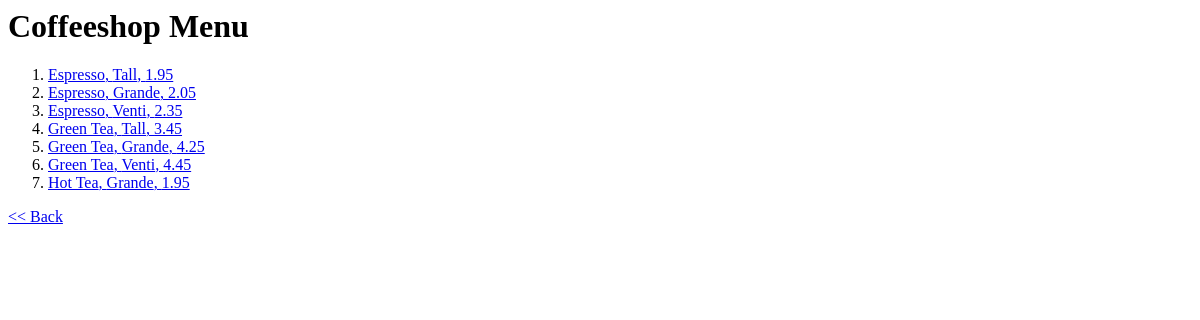
Page /coffeeshop/menu/ on the earlier database version.
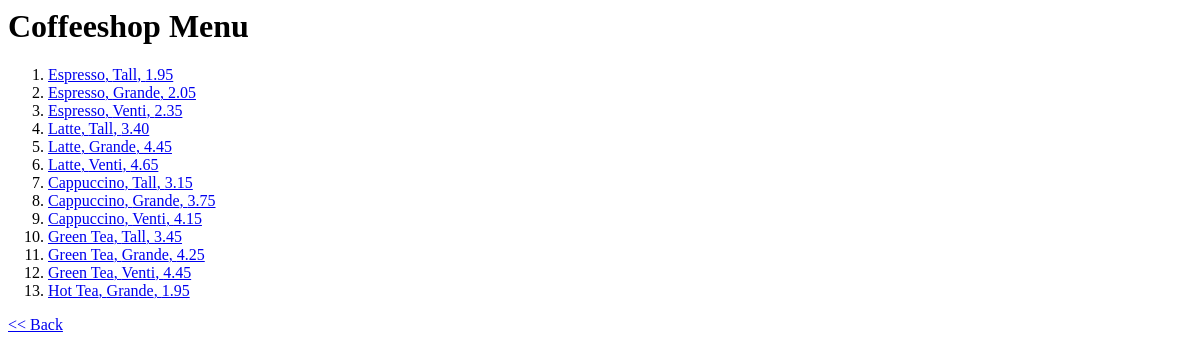
Same page on the later database version.
### coffeeshop/models.py (models this page shows, shortened)
class Menu(models.Model):
    menu_type = models.ForeignKey(Type, on_delete=models.CASCADE)
    menu_text = models.CharField(max_length=200)
    size_text = models.CharField(max_length=200)
    price = models.DecimalField(max_digits=6, decimal_places=2)

### coffeeshop/views.py (the view)
# urls.py: path('menu/', views.menu, name='menu'),
def menu(request):
    all_menu = Menu.objects.order_by('menu_type')
    context = {'all_menu': all_menu}
    return render(request, 'coffeeshop/menu.html', context)

### coffeeshop/templates/coffeeshop/menu.html
{% load static %}
<link rel="stylesheet" type="text/css" href="{% static 'coffeeshop/style.css' %}" />
{% if all_menu %}
    <h1>Coffeeshop Menu</h1>
    <ol>
    {% for menu in all_menu%}
            <li><a href="{% url 'detail' menu.id %}">{{ menu.menu_text }}, {{ menu.size_text }}, {{ menu.price }}</a></li>
    {% endfor %}
    </ol>
{% else %}
    <p>No menu are available.</p>
{% endif %}
<a href="{% url 'index' %}"><< Back</a>

Differences in the rows shown:
added Menu: menu_text "Latte", size_text "Tall", price "3.40"
added Menu: menu_text "Latte", size_text "Grande", price "4.45"
added Menu: menu_text "Latte", size_text "Venti", price "4.65"
added Menu: menu_text "Cappuccino", size_text "Tall", price "3.15"
added Menu: menu_text "Cappuccino", size_text "Grande", price "3.75"
added Menu: menu_text "Cappuccino", size_text "Venti", price "4.15"
